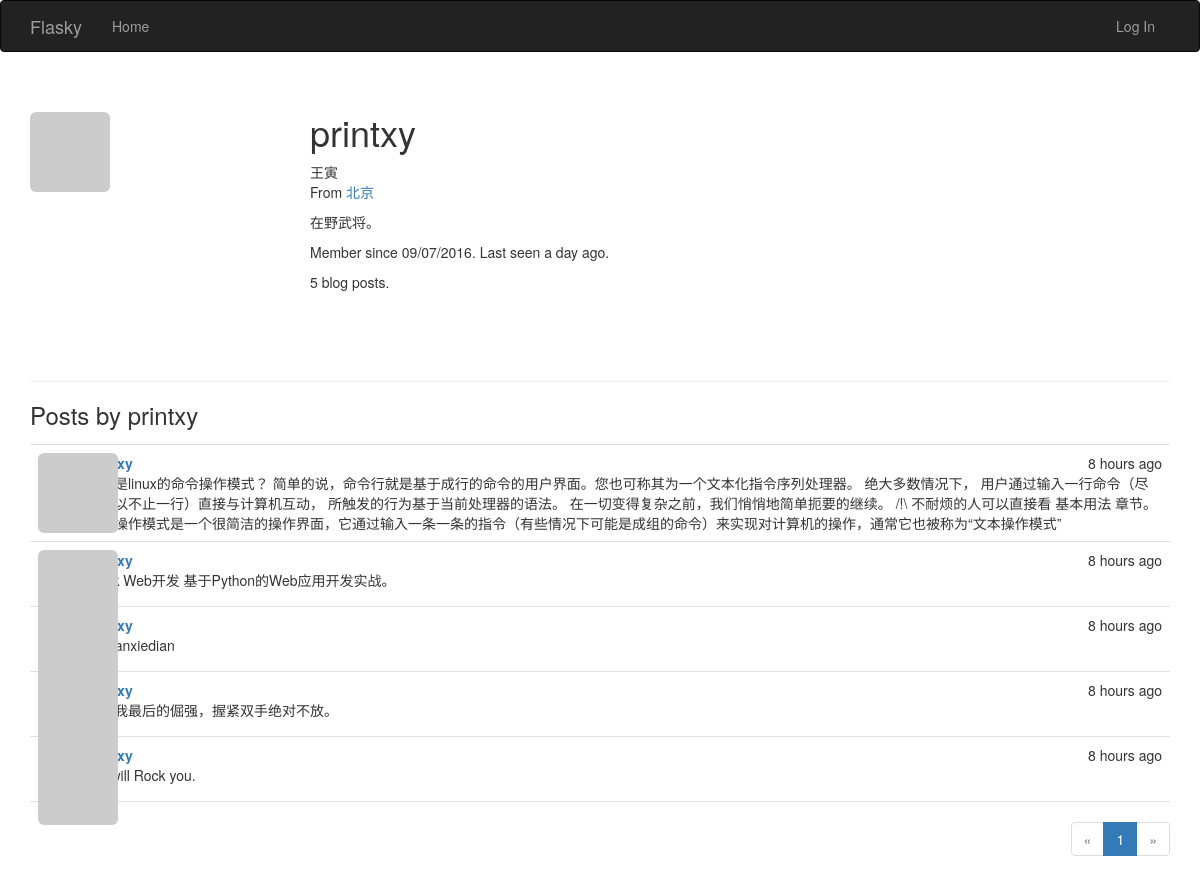
Screenshot of /user/printxy with the database file from the repository.
### app/models.py (models this page shows, shortened)
class User(UserMixin, db.Model):
    __tablename__ = 'users'
    id = db.Column(db.Integer, primary_key=True)
    email = db.Column(db.String(64), unique=True, index=True)
    username = db.Column(db.String(64), unique=True, index=True)
    role_id = db.Column(db.Integer, db.ForeignKey('roles.id'))
    password_hash = db.Column(db.String(128))
    confirmed = db.Column(db.Boolean, default=False)
    name = db.Column(db.String(64))
    location = db.Column(db.String(64))
    about_me = db.Column(db.Text())
    member_since = db.Column(db.DateTime(), default=datetime.utcnow)
    last_seen = db.Column(db.DateTime(), default=datetime.utcnow)
    avatar_hash = db.Column(db.String(32))
    posts = db.relationship('Post', backref='author', lazy='dynamic')
    @property
    def password(self):
        raise AttributeError('password is not a readable attribute')
    def gravatar(self, size=100, default='identicon', rating='g'):
        if request.is_secure:
            url = 'https://secure.gravatar.com/avatar'
        else:
            url = 'http://www.gravatar.com/avatar'
        hash = self.avatar_hash or hashlib.md5(
            self.email.encode('utf-8')).hexdigest()
        return '{url}/{hash}?s={size}&d={default}&r={rating}'.format(
            url=url, hash=hash, size=size, default=default, rating=rating)

class Post(db.Model):
    __tablename__ = 'posts'
    id = db.Column(db.Integer, primary_key=True)
    body = db.Column(db.Text)
    timestamp = db.Column(db.DateTime, index=True, default=datetime.utcnow)
    author_id = db.Column(db.Integer, db.ForeignKey('users.id'))

### app/main/views.py (the view)
@main.route('/user/<username>')
def user(username):
    user = User.query.filter_by(username=username).first_or_404()
    page = request.args.get('page', 1, type=int)
    pagination = user.posts.order_by(Post.timestamp.desc()).paginate(
        page, per_page=current_app.config['FLASKY_POSTS_PER_PAGE'],
        error_out=False)
    posts = pagination.items
    return render_template('user.html', user=user, posts=posts,
                            pagination=pagination)

### app/auth/views.py (called while the page is built)
@auth.before_app_request
def before_request():
    if current_user.is_authenticated:
        current_user.ping
        if not current_user.confirmed \
                and request.endpoint[:5] != 'auth.' \
                and request.endpoint != 'static':
            return redirect(url_for('auth.unconfirmed'))

### app/main/__init__.py (called while the page is built)
@main.app_context_processor
def inject_permissions():
	return dict(Permission=Permission)

### app/models.py (called while the page is built)
    def is_administrator(self):
        return False

### app/templates/user.html (shortened to what this page needs)
{% extends "base.html" %}
{% import "_macros.html" as macros %}
{% block page_content %}
<div class="page-header">
    <img class="img-rounded profile-thumbnail" src="{{ user.gravatar(size=256) }}">
    <div class="profile-header">
        <h1>{{ user.username }}</h1>
        {% if user.name or user.location %}
        <p>
            {% if user.name %}{{ user.name }}<br>{% endif %}
            {% if user.location %}
                From <a href="http://map.baidu.com/?q={{ user.location }}">{{ user.location }}</a><br>
            {% endif %}
        </p>
        {% endif %}
        {% if user.about_me %}<p>{{ user.about_me }}</p>{% endif %}
        <p>Member since {{ moment(user.member_since).format('L') }}. Last seen {{ moment(user.last_seen).fromNow() }}.</p>
        <p>{{ user.posts.count() }} blog posts.</p>
    </div>
</div>
<h3>Posts by {{ user.username }}</h3>
{% include '_posts.html' %}
{% if pagination %}
<div class="pagination">
    {{ macros.pagination_widget(pagination, '.user', username=user.username) }}
</div>
{% endif %}
{% endblock %}

### app/templates/_posts.html
<ul class="posts">
    {% for post in posts %}
    <li class="post">
        <div class="post-thumbnail">
            <a href="{{ url_for('.user', username=post.author.username) }}">
                <img class="img-rounded profile-thumbnail" src="{{ post.author.gravatar(size=40) }}">
            </a>
        </div>
        <div class="post-content">
            <div class="post-date">{{ moment(post.timestamp).fromNow() }}</div>
            <div class="post-author"><a href="{{ url_for('.user', username=post.author.username) }}">{{ post.author.username }}</a></div>
            <div class="post-body">{{ post.body }}</div>
        </div>
    </li>
    {% endfor %}
</ul>

### app/static/styles.css (style rules this page uses)
.profile-thumbnail { position: absolute; }
.profile-header { min-height: 260px; margin-left: 280px; }
ul.posts { list-style-type: none; padding: 0px; margin: 16px 0px 0px 0px; border-top: 1px solid #e0e0e0; }
ul.posts li.post { padding: 8px; border-bottom: 1px solid #e0e0e0; }
div.post-date { float: right; }
div.post-author { font-weight: bold; }
div.post-thumbnail { position: absolute; }
div.post-content { margin-left: 48px; min-height: 48px; }
div.pagination { width: 100%; text-align: right; padding: 0px; margin: 0px; }

### rows the page displays
User: username "printxy", name "王寅", location "北京", about_me "在野武将。", member_since "09/07/2016", last_seen "a day ago"
Post: timestamp "8 hours ago", body "什么是linux的命令操作模式？ 简单的说，命令行就是基于成行的命令的用户界面。您也可称其为一个文本化指令序列处理器。 绝大多数情况下， 用户通过输入一行命令（尽管可以不止一行）直接与计算机互动， 所触发的行为基于当前处理器的语法。 在一切变得复杂之前，我们悄悄地简单扼要的继续。 /!\\ 不耐烦的人可以直接看 基本用法 章节。 命令操作模式是一个很简洁的操作界面，它通过输入一条一条的指令（有些情况下可能是成组的命令）来实现对计算机的操作，通常它也被称为“文本操作模式”"
Post: timestamp "8 hours ago", body "Flask Web开发 基于Python的Web应用开发实战。"
Post: timestamp "8 hours ago", body "suibianxiedian"
Post: timestamp "8 hours ago", body "我和我最后的倔强，握紧双手绝对不放。"
Post: timestamp "8 hours ago", body "We will Rock you."

### other values shown
{{ user.posts.count() }} "5"
{{ p }} "1"
